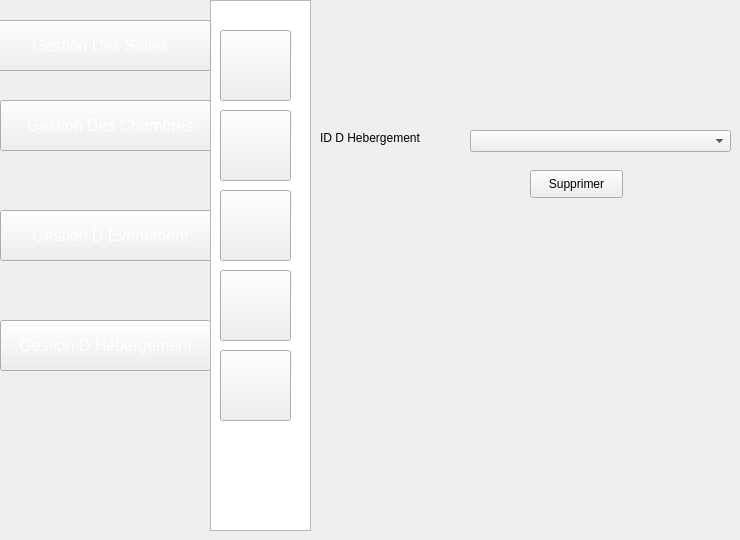
    <widget class="QWidget" name="page_31">
     <widget class="QPushButton" name="pushButton_199">
      <property name="geometry">
       <rect>
        <x>0</x>
        <y>320</y>
        <width>211</width>
        <height>51</height>
       </rect>
      </property>
      <property name="font">
       <font>
        <pointsize>12</pointsize>
       </font>
      </property>
      <property name="styleSheet">
       <string notr="true">color: rgb(255, 255, 255);
background-image: url(:/img/selected2.png);</string>
      </property>
      <property name="text">
       <string>Gestion D Hebergement</string>
      </property>
     </widget>
     <widget class="QPushButton" name="pushButton_200">
      <property name="geometry">
       <rect>
        <x>0</x>
        <y>100</y>
        <width>221</width>
        <height>51</height>
       </rect>
      </property>
      <property name="font">
       <font>
        <pointsize>12</pointsize>
       </font>
      </property>
      <property name="styleSheet">
       <string notr="true">color: rgb(255, 255, 255);
</string>
      </property>
      <property name="text">
       <string>Gestion Des Chambres</string>
      </property>
     </widget>
     <widget class="QPushButton" name="pushButton_201">
      <property name="geometry">
       <rect>
        <x>0</x>
        <y>210</y>
        <width>221</width>
        <height>51</height>
       </rect>
      </property>
      <property name="font">
       <font>
        <pointsize>12</pointsize>
       </font>
      </property>
      <property name="styleSheet">
       <string notr="true">color: rgb(255, 255, 255);
</string>
      </property>
      <property name="text">
       <string>Gestion D Evenement</string>
      </property>
     </widget>
     <widget class="QListView" name="listView_21">
      <property name="geometry">
       <rect>
        <x>210</x>
        <y>0</y>
        <width>101</width>
        <height>531</height>
       </rect>
      </property>
      <property name="styleSheet">
       <string notr="true">

background-image: url(:/img/selected.png);</string>
      </property>
     </widget>
     <widget class="QPushButton" name="pushButton_218">
      <property name="geometry">
       <rect>
        <x>220</x>
        <y>190</y>
        <width>71</width>
        <height>71</height>
       </rect>
      </property>
      <property name="styleSheet">
       <string notr="true">image: url(:/img/icon-supp2 (1).png);</string>
      </property>
      <property name="text">
       <string/>
      </property>
     </widget>
     <widget class="QPushButton" name="pushButton_219">
      <property name="geometry">
       <rect>
        <x>220</x>
        <y>270</y>
        <width>71</width>
        <height>71</height>
       </rect>
      </property>
      <property name="styleSheet">
       <string notr="true">image: url(:/img/icon-afficher2.png);</string>
      </property>
      <property name="text">
       <string/>
      </property>
     </widget>
     <widget class="QPushButton" name="pushButton_220">
      <property name="geometry">
       <rect>
        <x>220</x>
        <y>110</y>
        <width>71</width>
        <height>71</height>
       </rect>
      </property>
      <property name="styleSheet">
       <string notr="true">image: url(:/img/icon-modif2 (1).png);</string>
      </property>
      <property name="text">
       <string/>
      </property>
     </widget>
     <widget class="QPushButton" name="pushButton_221">
      <property name="geometry">
       <rect>
        <x>220</x>
        <y>350</y>
        <width>71</width>
        <height>71</height>
       </rect>
      </property>
      <property name="styleSheet">
       <string notr="true">image: url(:/img/8774.png);
image: url(:/img/8774.png);
image: url(:/img/8774.png);</string>
      </property>
      <property name="text">
       <string/>
      </property>
     </widget>
     <widget class="QPushButton" name="pushButton_222">
      <property name="geometry">
       <rect>
        <x>220</x>
        <y>30</y>
        <width>71</width>
        <height>71</height>
       </rect>
      </property>
      <property name="styleSheet">
       <string notr="true">

image: url(:/img/icon-ajout2.png);</string>
      </property>
      <property name="text">
       <string/>
      </property>
     </widget>
     <widget class="QLabel" name="label_64">
      <property name="geometry">
       <rect>
        <x>320</x>
        <y>130</y>
        <width>121</width>
        <height>16</height>
       </rect>
      </property>
      <property name="styleSheet">
       <string notr="true">background-image: url(:/img/backback.png);
</string>
      </property>
      <property name="text">
       <string>ID D Hebergement</string>
      </property>
     </widget>
     <widget class="QPushButton" name="pb_ajouter_9">
      <property name="geometry">
       <rect>
        <x>530</x>
        <y>170</y>
        <width>93</width>
        <height>28</height>
       </rect>
      </property>
      <property name="styleSheet">
       <string notr="true">;
background-image: url(:/img/back.png);</string>
      </property>
      <property name="text">
       <string>Supprimer</string>
      </property>
     </widget>
     <widget class="QComboBox" name="comboBox_7">
      <property name="geometry">
       <rect>
        <x>470</x>
        <y>130</y>
        <width>261</width>
        <height>22</height>
       </rect>
      </property>
     </widget>
     <widget class="QPushButton" name="pushButton_454">
      <property name="geometry">
       <rect>
        <x>-10</x>
        <y>20</y>
        <width>221</width>
        <height>51</height>
       </rect>
      </property>
      <property name="font">
       <font>
        <pointsize>12</pointsize>
       </font>
      </property>
      <property name="styleSheet">
       <string notr="true">color: rgb(255, 255, 255);
</string>
      </property>
      <property name="text">
       <string>Gestion Des Salles</string>
      </property>
     </widget>
    </widget>
